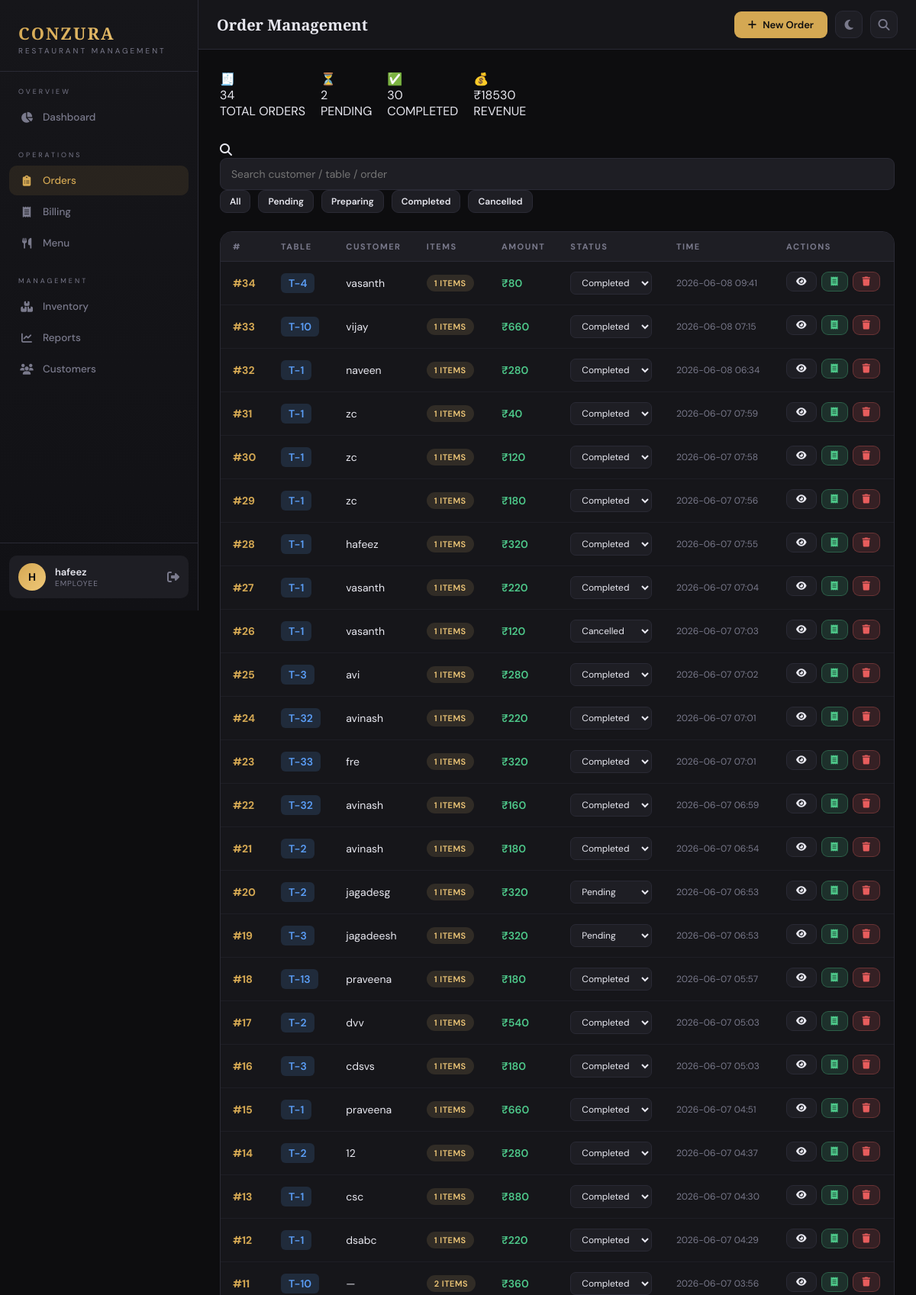
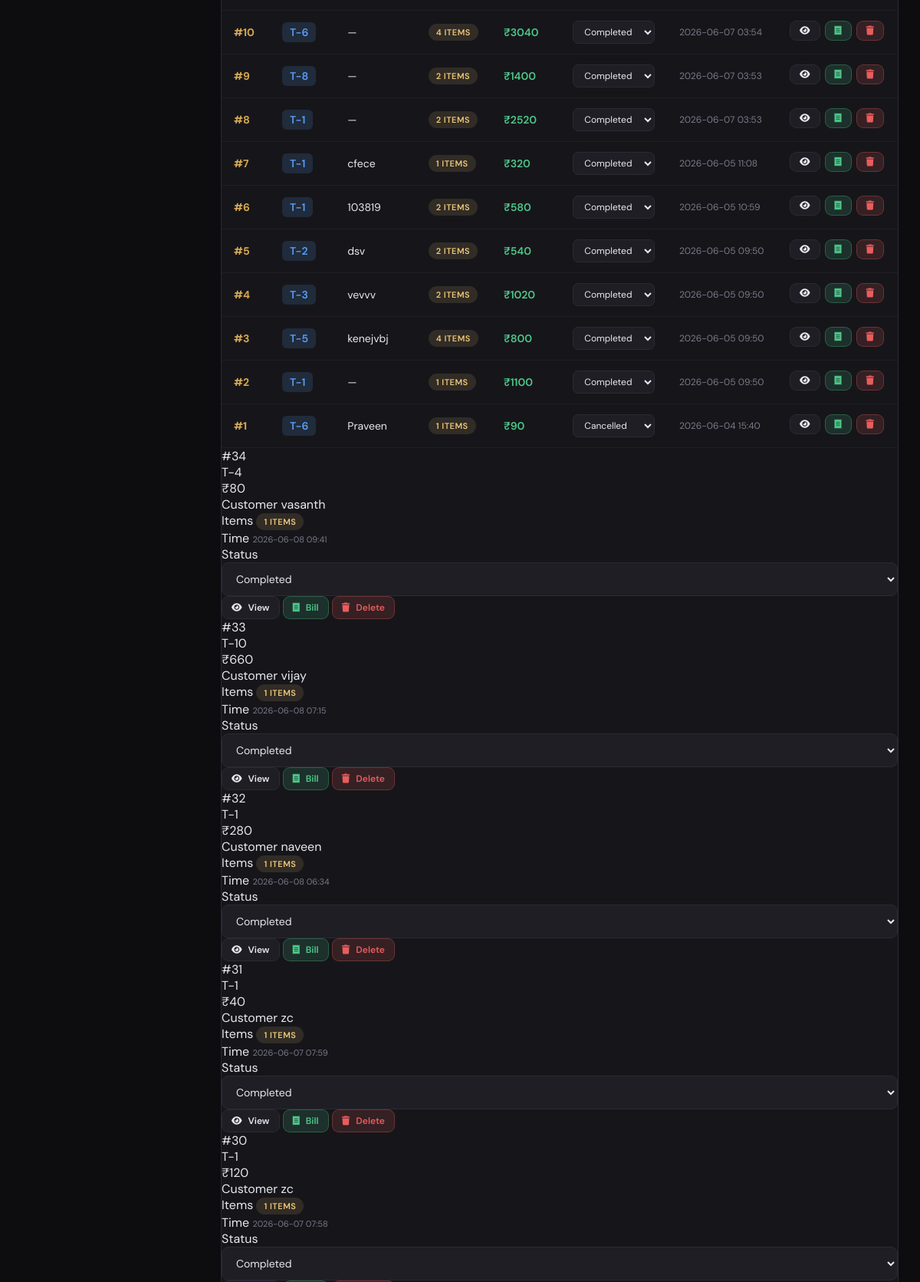
The page /orders/ (signed in, upper part) on the database its author committed (2 pictures, top to bottom).
### tables this page shows
CREATE TABLE orders (
            id INTEGER PRIMARY KEY AUTOINCREMENT,
            table_number INTEGER NOT NULL,
            customer_name TEXT,
            status TEXT DEFAULT 'pending',
            created_by INTEGER,
            created_at DATETIME DEFAULT CURRENT_TIMESTAMP,
            updated_at DATETIME DEFAULT CURRENT_TIMESTAMP
        , customer_phone TEXT, customer_email TEXT);

### modules/orders.py (the view)
@orders_bp.route('/')
def index():
    if 'user' not in session:
        return redirect(url_for('auth.login'))
    if session['user']['role'] == 'admin':
        flash('Access denied. Admin can only manage the Menu.', 'error')
        return redirect(url_for('menu.index'))
    db = get_db()
    orders = db.execute(
        "SELECT o.*, COUNT(oi.id) as item_count, COALESCE(SUM(oi.quantity*oi.unit_price),0) as subtotal "
        "FROM orders o LEFT JOIN order_items oi ON o.id=oi.order_id "
        "GROUP BY o.id ORDER BY o.created_at DESC"
    ).fetchall()
    menu_items = db.execute("SELECT * FROM menu_items WHERE available=1 ORDER BY category,name").fetchall()
    return render_template('orders.html', orders=orders, menu_items=menu_items, user=session['user'])

### modules/database.py (called while the page is built)
def get_db():
    if 'db' not in g:
        g.db = sqlite3.connect(DATABASE)
        g.db.row_factory = sqlite3.Row
    return g.db

### templates/orders.html (shortened to what this page needs)
{% extends "base.html" %}
{% block page_title %}Order Management{% endblock %}
{% block topbar_actions %}
<button class="btn btn-primary" onclick="document.getElementById('newOrderModal').classList.add('open')">
  <i class="fas fa-plus"></i> New Order
</button>
{% endblock %}
{% block content %}
<div
class="order-dashboard"
style="
display:flex;
gap:20px;
flex-wrap:wrap;
width:100%;
margin-bottom:30px;
">
<div class="dash-card">
<div class="dash-icon">🧾</div>
<div class="dash-value">
{{ orders|length }}
</div>
<div class="dash-title">
TOTAL ORDERS
</div>
</div>
<div class="dash-card">
<div class="dash-icon">⏳</div>
<div class="dash-value">
{{ orders|selectattr('status','equalto','pending')|list|length }}
</div>
<div class="dash-title">
PENDING
</div>
</div>
<div class="dash-card">
<div class="dash-icon">✅</div>
<div class="dash-value">
{{ orders|selectattr('status','equalto','completed')|list|length }}
</div>
<div class="dash-title">
COMPLETED
</div>
</div>
<div class="dash-card">
<div class="dash-icon">💰</div>
<div class="dash-value">
₹{{ "%.0f"|format(orders|sum(attribute='subtotal')) }}
</div>
<div class="dash-title">
REVENUE
</div>
</div>
</div>
<div class="modern-search">
<i class="fas fa-search"></i>
<input
id="orderSearch"
placeholder="Search customer / table / order">
</div>
<div style="display:flex;gap:10px;margin-bottom:24px;flex-wrap:wrap;">
  <button class="btn btn-ghost btn-sm filter-btn active" data-status="all">All</button>
  <button class="btn btn-ghost btn-sm filter-btn" data-status="pending">Pending</button>
  <button class="btn btn-ghost btn-sm filter-btn" data-status="preparing">Preparing</button>
  <button class="btn btn-ghost btn-sm filter-btn" data-status="completed">Completed</button>
  <button class="btn btn-ghost btn-sm filter-btn" data-status="cancelled">Cancelled</button>
</div>
<div class="card">
  <div class="card-body" style="padding:0;">
    <div class="table-wrap desktop-table">
      <table>
        <thead>
          <tr>
            <th>#</th>
            <th>Table</th>
            <th>Customer</th>
            <th>Items</th>
            <th>Amount</th>
            <th>Status</th>
            <th>Time</th>
            <th>Actions</th>
          </tr>
        </thead>
        <tbody>
          {% for o in orders %}
          <tr class="order-row" data-status="{{ o.status }}">
            <td style="color:var(--gold);font-weight:700;">#{{ o.id }}</td>
            <td><span style="background:rgba(91,158,247,.15);color:var(--blue);padding:4px 10px;border-radius:6px;font-weight:600;">T-{{ o.table_number }}</span></td>
            <td>{{ o.customer_name or '—' }}</td>
            <td><span class="badge badge-pending">{{ o.item_count }} items</span></td>
            <td style="font-weight:600;color:var(--green);">₹{{ "%.0f"|format(o.subtotal) }}</td>
            <td>
              <select class="status-select" data-id="{{ o.id }}"
                style="background:var(--surface2);border:1px solid var(--border);border-radius:7px;padding:5px 10px;color:var(--text);font-size:12px;cursor:pointer;">
                <option value="pending" {% if o.status=='pending' %}selected{% endif %}>Pending</option>
                <option value="completed" {% if o.status=='completed' %}selected{% endif %}>Completed</option>
                <option value="cancelled" {% if o.status=='cancelled' %}selected{% endif %}>Cancelled</option>
              </select>
            </td>
            <td style="color:var(--muted);font-size:12px;">{{ o.created_at[:16] }}</td>
            <td style="display:flex;gap:6px;">
              <button class="btn btn-ghost btn-sm" onclick="viewOrder({{ o.id }})"><i class="fas fa-eye"></i></button>
              <button class="btn btn-success btn-sm" title="Generate Bill" onclick="generateBill({{ o.id }})"><i class="fas fa-receipt"></i></button>
              <a href="{{ url_for('orders.delete', order_id=o.id) }}" onclick="return confirm('Delete order #{{ o.id }}?')" class="btn btn-danger btn-sm"><i class="fas fa-trash"></i></a>
            </td>
          </tr>
          {% else %}
          <tr>
            <td colspan="8" style="text-align:center;padding:32px;color:var(--muted);">No orders found. Create your first order!</td>
          </tr>
          {% endfor %}
        </tbody>
      </table>
    </div>
    <div class="mobile-order-list">
      {% for o in orders %}
      <div class="mobile-order-card order-row" data-status="{{ o.status }}">
        <div class="mob-card-header">
          <div class="mob-order-id">#{{ o.id }}</div>
          <div class="mob-table-badge">T-{{ o.table_number }}</div>
          <div class="mob-amount">₹{{ "%.0f"|format(o.subtotal) }}</div>
        </div>
        <div class="mob-card-body">
          <div class="mob-row">
            <span class="mob-label">Customer</span>
            <span class="mob-value">{{ o.customer_name or '—' }}</span>
          </div>
          <div class="mob-row">
            <span class="mob-label">Items</span>
            <span class="badge badge-pending" style="font-size:11px;">{{ o.item_count }} items</span>
          </div>
          <div class="mob-row">
            <span class="mob-label">Time</span>
            <span class="mob-value" style="color:var(--muted);font-size:11px;">{{ o.created_at[:16] }}</span>
          </div>
          <div class="mob-row">
            <span class="mob-label">Status</span>
            <select class="status-select mob-status-select" data-id="{{ o.id }}">
              <option value="completed" {% if o.status=='completed' %}selected{% endif %}>Completed</option>
            </select>
          </div>
        </div>
        <div class="mob-card-actions">
          <button class="btn btn-ghost btn-sm mob-btn" onclick="viewOrder({{ o.id }})"><i class="fas fa-eye"></i> View</button>
          <button class="btn btn-success btn-sm mob-btn" onclick="generateBill({{ o.id }})"><i class="fas fa-receipt"></i> Bill</button>
          <a href="{{ url_for('orders.delete', order_id=o.id) }}" onclick="return confirm('Delete order #{{ o.id }}?')" class="btn btn-danger btn-sm mob-btn"><i class="fas fa-trash"></i> Delete</a>
        </div>
      </div>
      {% else %}
      <div style="text-align:center;padding:32px;color:var(--muted);">No orders found. Create your first order!</div>
      {% endfor %}
    </div>
  </div>
</div>
</div>
{% endblock %}

### templates/base.html (shortened to what this page needs)
<!DOCTYPE html>
<html lang="en">
<head>
<link rel="stylesheet" href="https://cdnjs.cloudflare.com/ajax/libs/font-awesome/6.5.0/css/all.min.css">
<link rel="stylesheet" href="{{ url_for('static', filename='css/main.css') }}">
</head>
<body>
<div class="sidebar" id="sidebar">
  <div class="sidebar-logo">
    <div class="brand">CONZURA</div>
    <div class="tagline">Restaurant Management</div>
  </div>
  <nav class="sidebar-nav">
    {% if user.role == 'admin' %}
    <div class="nav-section">
      <div class="nav-section-title">Menu Management</div>
      <a href="{{ url_for('menu.index') }}" class="nav-item {% if 'menu' in request.endpoint %}active{% endif %}" onclick="closeSidebar()">
        <i class="fas fa-utensils"></i> Menu
      </a>
      <a href="{{ url_for('auth.users') }}" class="nav-item {% if 'users' in request.endpoint %}active{% endif %}" onclick="closeSidebar()">
        <i class="fas fa-users"></i> Users
      </a>
    </div>
    <div class="nav-section">
      <div class="nav-section-title" style="color:rgba(122,122,140,.4);">Restricted</div>
      <div style="padding:10px 14px;font-size:12px;color:rgba(122,122,140,.5);line-height:1.6;">
        <i class="fas fa-lock" style="font-size:11px;margin-right:6px;"></i>Orders, Billing, Inventory &amp; Reports are for <strong style="color:rgba(212,168,83,.5);">Employees</strong> only.
      </div>
    </div>
    {% else %}
    <div class="nav-section">
      <div class="nav-section-title">Overview</div>
      <a href="{{ url_for('dashboard') }}" class="nav-item {% if request.endpoint=='dashboard' %}active{% endif %}" onclick="closeSidebar()">
        <i class="fas fa-chart-pie"></i> Dashboard
      </a>
    </div>
    <div class="nav-section">
      <div class="nav-section-title">Operations</div>
      <a href="{{ url_for('orders.index') }}" class="nav-item {% if 'orders' in request.endpoint %}active{% endif %}" onclick="closeSidebar()">
        <i class="fas fa-clipboard-list"></i> Orders
      </a>
      <a href="{{ url_for('billing.index') }}" class="nav-item {% if 'billing' in request.endpoint %}active{% endif %}" onclick="closeSidebar()">
        <i class="fas fa-receipt"></i> Billing
      </a>
      <a href="{{ url_for('menu.index') }}" class="nav-item {% if 'menu' in request.endpoint %}active{% endif %}" onclick="closeSidebar()">
        <i class="fas fa-utensils"></i> Menu
      </a>
    </div>
    <div class="nav-section">
      <div class="nav-section-title">Management</div>
      <a href="{{ url_for('inventory.index') }}" class="nav-item {% if 'inventory' in request.endpoint %}active{% endif %}" onclick="closeSidebar()">
        <i class="fas fa-boxes-stacked"></i> Inventory
      </a>
<a href="{{ url_for('reports.index') }}" class="nav-item {% if 'reports' in request.endpoint %}active{% endif %}" onclick="closeSidebar()">
  <i class="fas fa-chart-line"></i> Reports
</a>
<a href="{{ url_for('customers.customer_list') }}"
class="nav-item {% if 'customers' in request.endpoint %}active{% endif %}"
onclick="closeSidebar()">
<i class="fas fa-users"></i>
Customers
</a>
    </div>
    {% endif %}
  </nav>
  <div class="sidebar-footer">
    <div class="user-card">
      <div class="user-avatar">{{ user.name[0].upper() }}</div>
      <div>
        <div class="user-name">{{ user.name }}</div>
        <div class="user-role">{{ user.role }}</div>
      </div>
      <a href="{{ url_for('auth.logout') }}" style="margin-left:auto;color:var(--muted);font-size:16px;" title="Logout">
        <i class="fas fa-right-from-bracket"></i>
      </a>
    </div>
  </div>
</div>
<div class="main">
  <div class="topbar">
    <div style="display:flex;align-items:center;gap:12px;">
      <h1 class="page-title">{% block page_title %}Dashboard{% endblock %}</h1>
    </div>
    <div class="topbar-right">
      {% block topbar_actions %}{% endblock %}
      <button class="icon-btn" id="themeToggle" onclick="toggleTheme()" title="Toggle Dark/Light Mode">
        <i class="fas fa-moon" id="themeIcon"></i>
      </button>
      <button class="icon-btn" id="searchToggle" title="Search (Ctrl+K)" onclick="toggleSearch()">
        <i class="fas fa-magnifying-glass"></i>
      </button>
    </div>
  </div>
  <div class="content">
    {% block content %}{% endblock %}
  </div>
</body>
</html>

### rows shown on the page
orders: name "hafeez", id "28", table_number "1", customer_name "hafeez", item_count "1", subtotal "320", status+id "Completed", created_at "2026-06-07 07:55"
orders: id "34", table_number "4", customer_name "vasanth", item_count "1", subtotal "80", status+id "Completed", created_at "2026-06-08 09:41"
orders: id "33", table_number "10", customer_name "vijay", item_count "1", subtotal "660", status+id "Completed", created_at "2026-06-08 07:15"
orders: id "32", table_number "1", customer_name "naveen", item_count "1", subtotal "280", status+id "Completed", created_at "2026-06-08 06:34"
orders: id "31", table_number "1", customer_name "zc", item_count "1", subtotal "40", status+id "Completed", created_at "2026-06-07 07:59"
orders: id "30", table_number "1", customer_name "zc", item_count "1", subtotal "120", status+id "Completed", created_at "2026-06-07 07:58"
orders: id "29", table_number "1", customer_name "zc", item_count "1", subtotal "180", status+id "Completed", created_at "2026-06-07 07:56"
orders: id "27", table_number "1", customer_name "vasanth", item_count "1", subtotal "220", status+id "Completed", created_at "2026-06-07 07:04"
orders: id "26", table_number "1", customer_name "vasanth", item_count "1", subtotal "120", status+id "Cancelled", created_at "2026-06-07 07:03"
orders: id "25", table_number "3", customer_name "avi", item_count "1", subtotal "280", status+id "Completed", created_at "2026-06-07 07:02"
orders: id "24", table_number "32", customer_name "avinash", item_count "1", subtotal "220", status+id "Completed", created_at "2026-06-07 07:01"
orders: id "23", table_number "33", customer_name "fre", item_count "1", subtotal "320", status+id "Completed", created_at "2026-06-07 07:01"
orders: id "22", table_number "32", customer_name "avinash", item_count "1", subtotal "160", status+id "Completed", created_at "2026-06-07 06:59"
orders: id "21", table_number "2", customer_name "avinash", item_count "1", subtotal "180", status+id "Completed", created_at "2026-06-07 06:54"
orders: id "20", table_number "2", customer_name "jagadesg", item_count "1", subtotal "320", status+id "Pending", created_at "2026-06-07 06:53"
orders: id "19", table_number "3", customer_name "jagadeesh", item_count "1", subtotal "320", status+id "Pending", created_at "2026-06-07 06:53"
orders: id "18", table_number "13", customer_name "praveena", item_count "1", subtotal "180", status+id "Completed", created_at "2026-06-07 05:57"
orders: id "17", table_number "2", customer_name "dvv", item_count "1", subtotal "540", status+id "Completed", created_at "2026-06-07 05:03"
orders: id "16", table_number "3", customer_name "cdsvs", item_count "1", subtotal "180", status+id "Completed", created_at "2026-06-07 05:03"
orders: id "15", table_number "1", customer_name "praveena", item_count "1", subtotal "660", status+id "Completed", created_at "2026-06-07 04:51"
orders: id "14", table_number "2", customer_name "12", item_count "1", subtotal "280", status+id "Completed", created_at "2026-06-07 04:37"
orders: id "13", table_number "1", customer_name "csc", item_count "1", subtotal "880", status+id "Completed", created_at "2026-06-07 04:30"
orders: id "12", table_number "1", customer_name "dsabc", item_count "1", subtotal "220", status+id "Completed", created_at "2026-06-07 04:29"
orders: id "11", table_number "10", customer_name "—", item_count "2", subtotal "360", status+id "Completed", created_at "2026-06-07 03:56"
orders: id "10", table_number "6", customer_name "—", item_count "4", subtotal "3040", status+id "Completed", created_at "2026-06-07 03:54"
orders: id "9", table_number "8", customer_name "—", item_count "2", subtotal "1400", status+id "Completed", created_at "2026-06-07 03:53"
orders: id "8", table_number "1", customer_name "—", item_count "2", subtotal "2520", status+id "Completed", created_at "2026-06-07 03:53"
orders: id "7", table_number "1", customer_name "cfece", item_count "1", subtotal "320", status+id "Completed", created_at "2026-06-05 11:08"
orders: id "6", table_number "1", customer_name "103819", item_count "2", subtotal "580", status+id "Completed", created_at "2026-06-05 10:59"
orders: id "5", table_number "2", customer_name "dsv", item_count "2", subtotal "540", status+id "Completed", created_at "2026-06-05 09:50"
orders: id "4", table_number "3", customer_name "vevvv", item_count "2", subtotal "1020", status+id "Completed", created_at "2026-06-05 09:50"
orders: id "3", table_number "5", customer_name "kenejvbj", item_count "4", subtotal "800", status+id "Completed", created_at "2026-06-05 09:50"
orders: id "2", table_number "1", customer_name "—", item_count "1", subtotal "1100", status+id "Completed", created_at "2026-06-05 09:50"
orders: id "1", table_number "6", customer_name "Praveen", item_count "1", subtotal "90", status+id "Cancelled", created_at "2026-06-04 15:40"

### other values the page prints
{{ user.name[0].upper() }} "H"
{{ user.role }} "EMPLOYEE"
{{ orders|length }} "34"
{{ orders|selectattr('status','equalto','pending')|list|length }} "2"
{{ orders|selectattr('status','equalto','completed')|list|length }} "30"
{{ "%.0f"|format(orders|sum(attribute='subtotal')) }} "18530"
